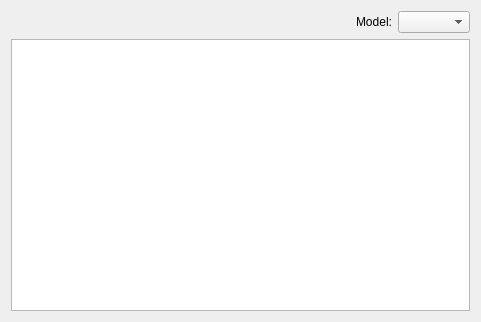
<ui version="4.0" >
 <author>Volker Krause &lt;vkrause@kde.org></author>
 <class>ItemViewWidget</class>
 <widget class="QWidget" name="ItemViewWidget" >
  <property name="geometry" >
   <rect>
    <x>0</x>
    <y>0</y>
    <width>481</width>
    <height>322</height>
   </rect>
  </property>
  <layout class="QGridLayout" >
   <item row="0" column="0" >
    <spacer>
     <property name="orientation" >
      <enum>Qt::Horizontal</enum>
     </property>
     <property name="sizeHint" >
      <size>
       <width>40</width>
       <height>20</height>
      </size>
     </property>
    </spacer>
   </item>
   <item row="0" column="1" >
    <widget class="QLabel" name="label" >
     <property name="text" >
      <string>Model:</string>
     </property>
     <property name="buddy" >
      <cstring>modelBox</cstring>
     </property>
    </widget>
   </item>
   <item row="0" column="2" >
    <widget class="QComboBox" name="modelBox" />
   </item>
   <item row="1" column="0" colspan="3" >
    <widget class="QTreeView" name="itemView" >
     <property name="dragEnabled" >
      <bool>true</bool>
     </property>
     <property name="alternatingRowColors" >
      <bool>true</bool>
     </property>
     <property name="rootIsDecorated" >
      <bool>false</bool>
     </property>
    </widget>
   </item>
  </layout>
 </widget>
 <resources/>
 <connections/>
</ui>
